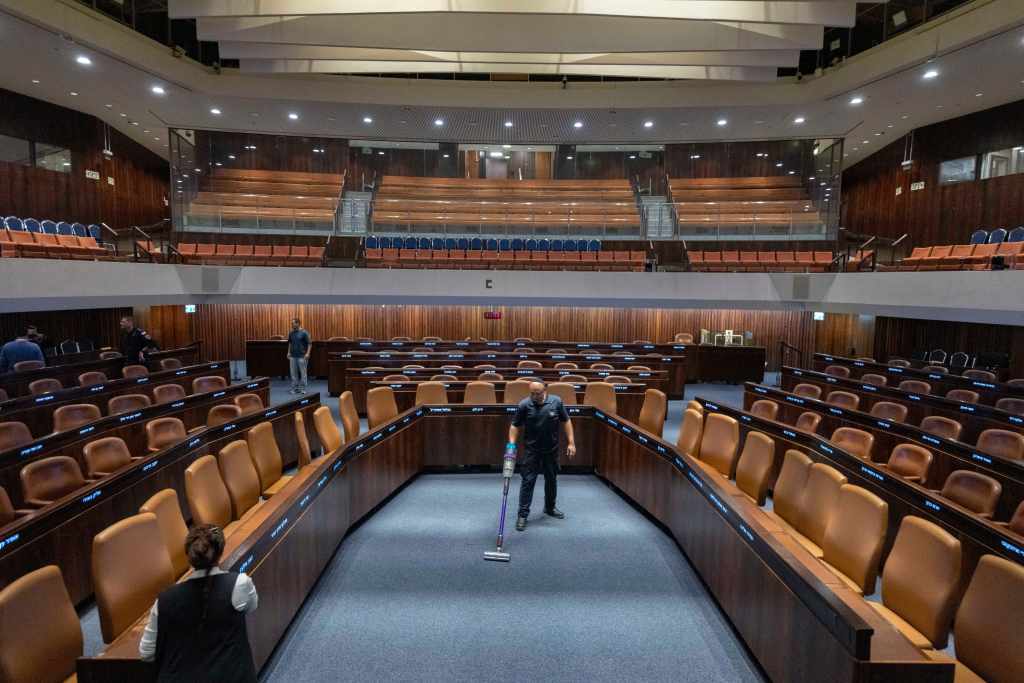
#> input picture knesset-seating-map/handoff/photos/U1.jpg, 2048 x 1366 px, found by its file name (shown at 1/2 size)
$ python overlay2.py
#> lines starting #> are read from the running program, lines starting #| are printed output that depends on the picture; after the words box and inside, x2 and y2 are one past the last pixel; in counts of white or black regions, pixels touching at a corner belong together
### knesset-seating-map/handoff/work/model2.py
import numpy as np, cv2
COUNTS={'L1':7,'L2':9,'L3':11,'L4':13,'R1':7,'R2':9,'R3':11,'R4':13,'B1':6,'B2':8,'B3':10,'B4':16,'GL':11,'GR':11,'GH':5}
NF={1:4,2:5,3:6,4:7}
SIDES={'L':-1,'R':1}
D=np.radians
# symmetric parameter set: name, init, lo, hi
SPEC=[('pG',0.85,0.5,1.6),('g1',0.0,D(-15),D(15)),('g2',D(20),D(0),D(70))]
for k in range(1,5):
    SPEC+=[(f'xV{k}',5.0+2.0*k,2,30),(f'yV{k}',-4.0+0.8*k,-20,12),(f'aF{k}',0.0,D(-25),D(25)),(f'aK{k}',D(30),D(0),D(85)),(f'z{k}',0.25*k,-1.5,4)]
for j in range(1,5):
    SPEC+=[(f'yB{j}',1.3*j,0.2,15),(f'zB{j}',0.25*j,-1.5,4)]
SPEC+=[('pB',1.0,0.7,1.6),('dm',0.4,-0.2,1.2),('hm',0.25,-0.6,1.2)]
def seat_xyz(el, idx, q, kind='np'):
    if el=='GH': return np.array([(idx-2)*q['pG'],0.0,0.0])
    if el in ('GL','GR'):
        s=SIDES[el[1]]; pG=q['pG']; g1=q['g1']; g2=q['g2']
        VH=np.array([s*2.5*pG,0.0]); e2=np.array([s*np.sin(g2),-np.cos(g2)]); e1=np.array([s*np.sin(g1),-np.cos(g1)])
        V1=VH+5*pG*e2
        p2=VH+((10-idx)+0.5)*pG*e2 if idx>=6 else V1+((5-idx)+0.5)*pG*e1
        return np.array([p2[0],p2[1],0.0])
    if el[0] in 'LR':
        s=SIDES[el[0]]; k=int(el[1]); nF=NF[k]
        V=np.array([s*q[f'xV{k}'],q[f'yV{k}']]); aF=q[f'aF{k}']; aK=q[f'aK{k}']
        eF=np.array([s*np.sin(aF),-np.cos(aF)]); eK=np.array([-s*np.sin(aK),np.cos(aK)])
        if idx<nF: p2=V+((nF-1-idx)+0.5)*eF; d=eF
        else: p2=V+((idx-nF)+0.5)*eK; d=eK
        z=q[f'z{k}']
        if kind=='mon':
            n=np.array([d[1],-d[0]]);  n=n if s*n[0]>0 else -n
            p2=p2+q['dm']*n; z=z+q['hm']
        return np.array([p2[0],p2[1],z])
    if el[0]=='B':
        j=int(el[1]); n=COUNTS[el]
        return np.array([(idx-(n-1)/2)*q['pB'],q[f'yB{j}'],q[f'zB{j}']])
def project(X,cam,W=2048,H=1366):
    R,_=cv2.Rodrigues(cam[0:3]); Xc=(R@X.T).T+cam[3:6]
    x=Xc[:,0]/Xc[:,2]; y=Xc[:,1]/Xc[:,2]; d=1+cam[7]*(x*x+y*y)
    return np.stack([cam[6]*x*d+W/2,cam[6]*y*d+H/2],1),Xc[:,2]
# [4 lines left out: function lookat, not called in this run]

### knesset-seating-map/handoff/work/overlay2.py
import numpy as np, json, cv2
from model2 import *
obs=json.load(open('obs.json')); PH=['U1','U3']
#> (reads knesset-seating-map/handoff/work/obs.json from the repository)
NM=[s[0] for s in SPEC]; v=np.load('fit2_v.npy')
#> (reads knesset-seating-map/handoff/work/fit2_v.npy from the repository)
q=dict(zip(NM,v[:len(NM)])); cams={p:v[len(NM)+8*i:len(NM)+8*i+8] for i,p in enumerate(PH)}
COL={'G':(0,165,255),'L':(255,80,80),'R':(80,80,255),'B':(80,220,80)}
for p,src in [('U1','U1.jpg'),('U3','U3.jpg')]:
    im=cv2.imread(src)
#> im is the input picture: shape (1366, 2048, 3); mean B, G, R 68.7, 74.1, 86.6
    kind='mon' if p=='U3' else 'np'
    for el,n in COUNTS.items():
        X=np.array([seat_xyz(el,i,q,'np') for i in range(n)])
        uv,zc=project(X,cams[p])
        for i,(u,vv) in enumerate(uv):
            if zc[i]<=0: continue
            cv2.circle(im,(int(u),int(vv)),6,COL[el[0]],2)
        # also monitors for R branches in U3
        if p=='U3' and el[0]=='R':
            Xm=np.array([seat_xyz(el,i,q,'mon') for i in range(n)]); uvm,_=project(Xm,cams[p])
            for (u,vv) in uvm: cv2.drawMarker(im,(int(u),int(vv)),(0,255,255),cv2.MARKER_SQUARE,10,2)
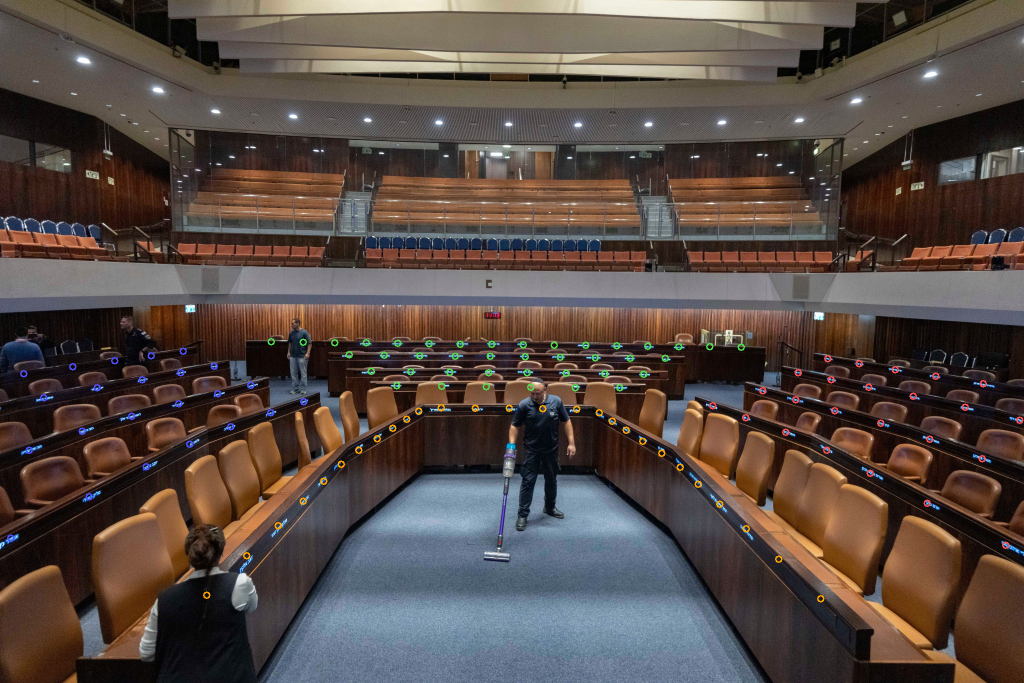
#> im: shape (1366, 2048, 3) (shown at 1/2 size); 0.46% of pixels changed, all inside (x1, y1, x2, y2) = (14, 676, 2047, 1205)
    for o in obs:
        if o['photo']==p: cv2.drawMarker(im,(int(o['u']),int(o['v'])),(0,0,255),cv2.MARKER_TILTED_CROSS,9,1)
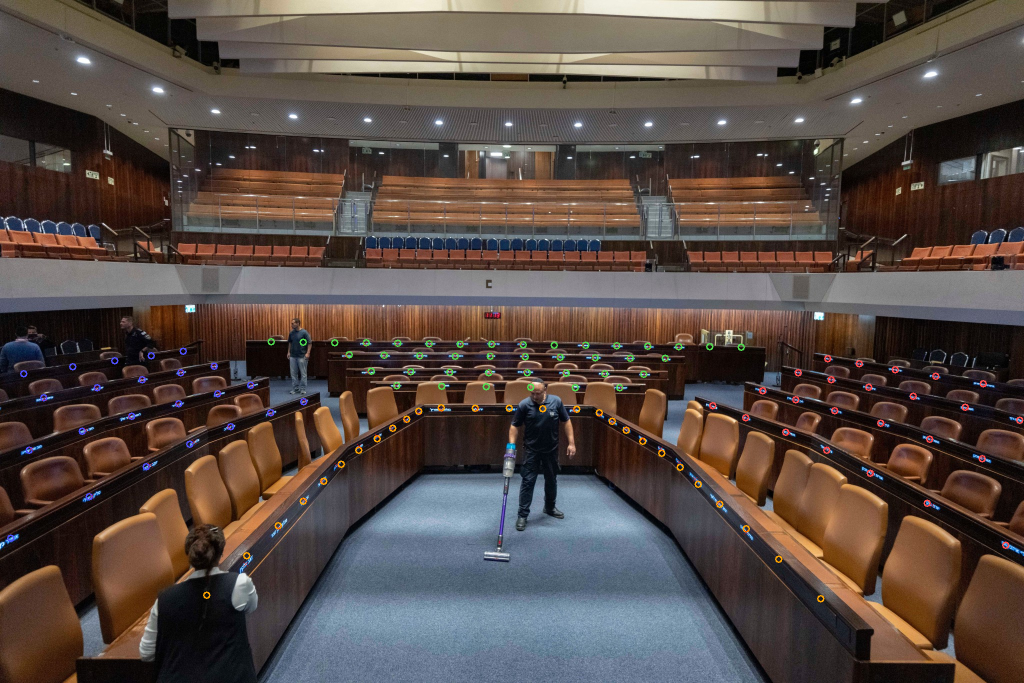
#> im: shape (1366, 2048, 3) (shown at 1/2 size); 0.06% of pixels changed, all inside (x1, y1, x2, y2) = (58, 683, 1972, 1133)
    cv2.imwrite(f'ov_{p}.jpg',im)
#> pass 2 of the loop `for p,src in [('U1','U1.jpg'),('U3','U3.jpg')]:`:
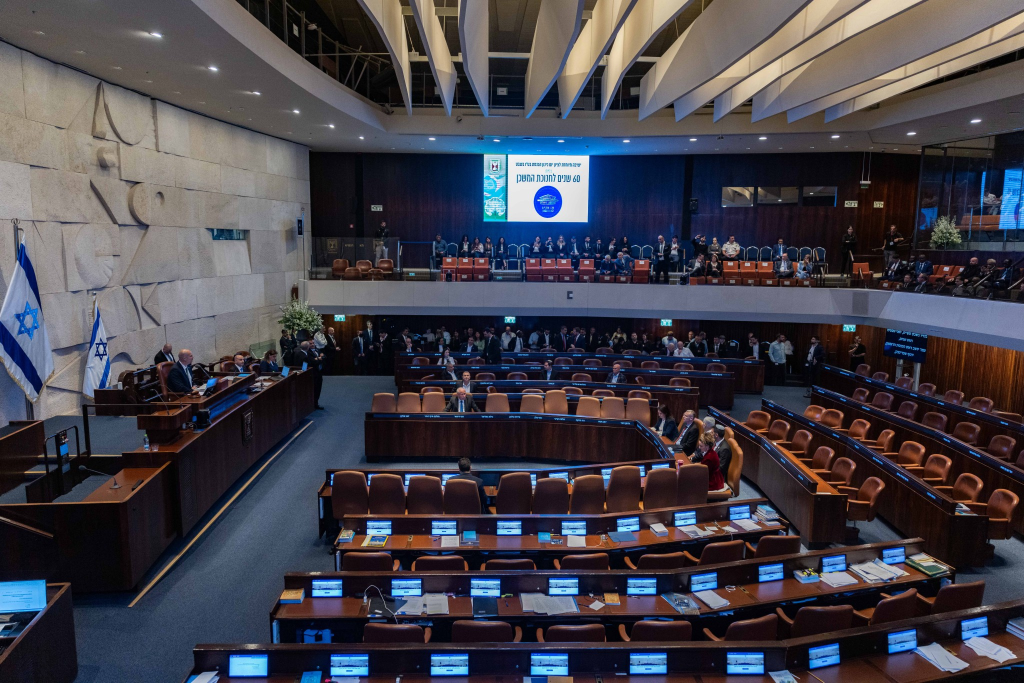
#> input picture knesset-seating-map/handoff/photos/U3.jpg, 2048 x 1366 px, found by its file name (shown at 1/2 size)
#> im is the input picture: shape (1366, 2048, 3); mean B, G, R 74.8, 66, 68
#> the loop `for el,n in COUNTS.items():` made 15 passes
#> zc on passes 1, 5: [19.29, 19.33, 19.38, 19.42, 19.34, 19.14, 18.94], [10.43, 10.46, 10.5, 10.54, 10.7, 10.97, 11.24]
#> after the loop `for el,n in COUNTS.items():`:
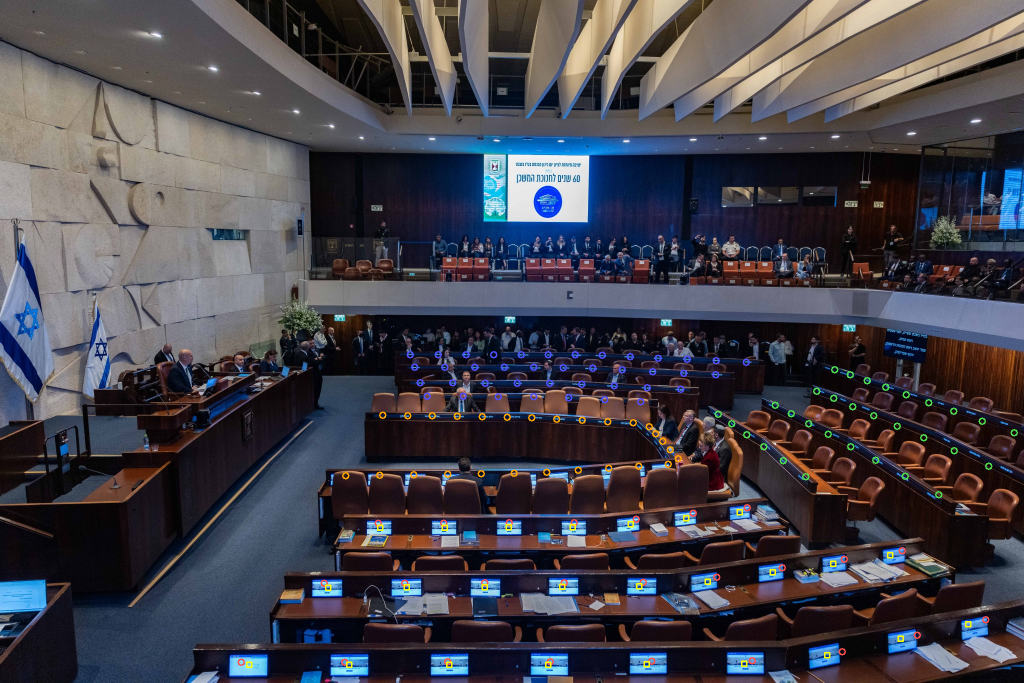
#> im: shape (1366, 2048, 3) (shown at 1/2 size); 0.59% of pixels changed, all inside (x1, y1, x2, y2) = (475, 702, 2036, 1336)
#> after the loop `for o in obs:`:
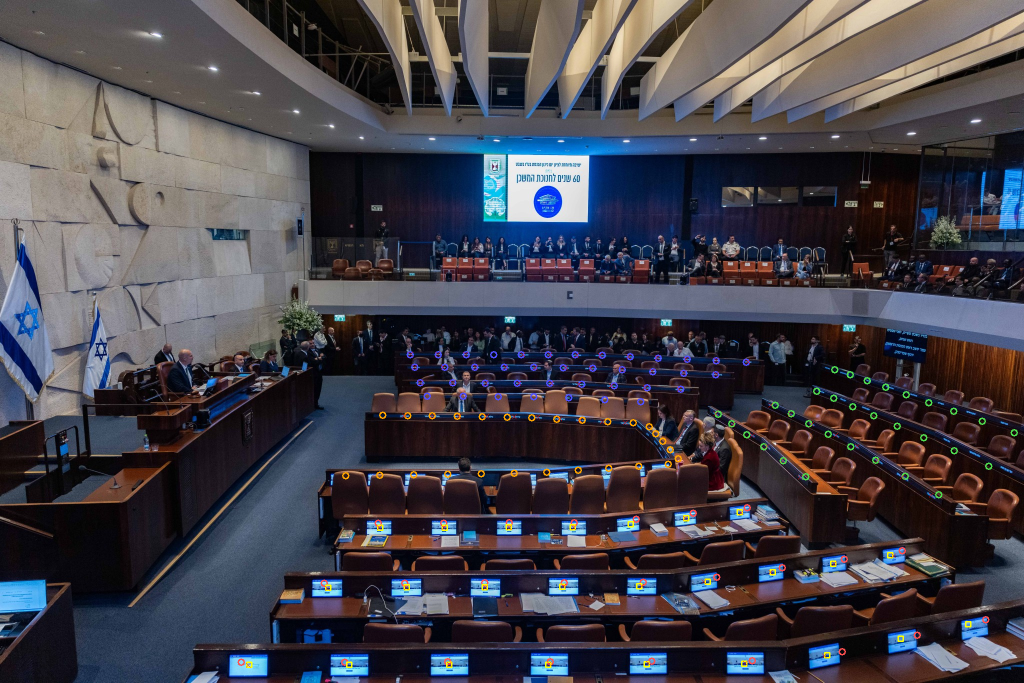
#> im: shape (1366, 2048, 3) (shown at 1/2 size); 0.05% of pixels changed, all inside (x1, y1, x2, y2) = (492, 704, 1867, 1335)
print('done')
